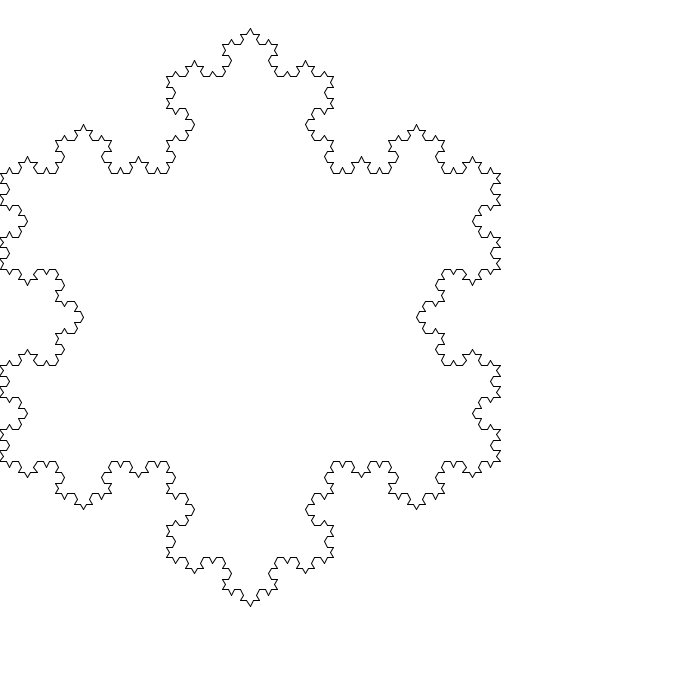
Frame 1 (no input)
Frame 60 (the mouse pressed at the canvas centre just before this capture): identical to frame 1, image omitted
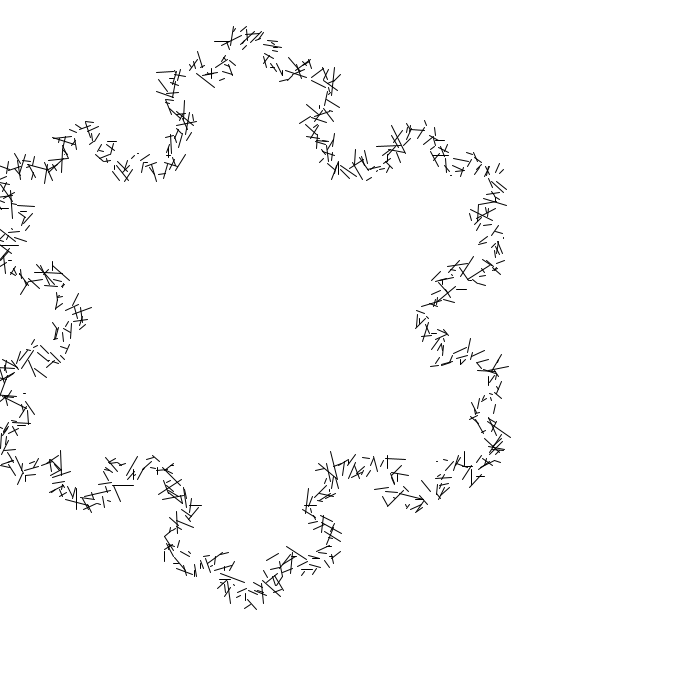
Frame 120 (the mouse held since frame 60 and released just before this capture)

The Processing sketch that drew these frames (run headless with seeded random() and noise(); from frame 60 on, the mouse is pressed at the canvas centre):

// Processing sketch: sketch_160203a
// ── sketch_160203a.pde
class KochLine {
  PVector start;
  PVector end; 

KochLine(PVector a, PVector b) {
	start = a.get();
	end = b.get();

}

void wiggle() {
	PVector vel = PVector.random2D();
	start.add(vel);
	vel = PVector.random2D();
	end.add(vel);
}

void display() {
	stroke(0);
	line(start.x, start.y, end.x, end.y);
}

PVector kochA() {
	return start.get();
}

PVector kochE() {
	return end.get();
}

PVector kochB() {
	PVector v = PVector.sub(end, start);
	v.div(3);
	v.add(start);
	return v;
}

PVector kochD() {
	PVector v = PVector.sub(end, start);
	v.mult(2/3.0);
	v.add(start);
	return v;
}

PVector kochC() {
	PVector a = start.get();

	PVector v = PVector.sub(end, start);
	v.div(3);
	a.add(v);

	v.rotate(-radians(60));
	a.add(v);

	return a;
}

}

ArrayList<KochLine> lines;


void setup() {
	size(700, 700);
	background(255);
	lines = new ArrayList<KochLine>();
	
	PVector a = new PVector(0, 173);
	PVector b = new PVector(500, 173);
	PVector c = new PVector(500/2, 173+500*cos(radians(30)));//思考停止ポイント。あとでやる。
	

	lines.add(new KochLine(a, b));
	lines.add(new KochLine(b, c));
	lines.add(new KochLine(c, a));

	for (int i = 0; i < 4; i++) {
		generate();
	}
}

// void keyPressed() {
// 	if (key == '') {
// 		generate
// 	}
// }

void draw() {
	background(255);
	for(KochLine l : lines) {
		l.display();
	}

	if(mousePressed) {
		for (KochLine l : lines) {
			l.wiggle();
		}
	}
	
}

void generate() {
	ArrayList next = new ArrayList<KochLine>();

	for (KochLine l : lines) {

		PVector a = l.kochA();
		PVector b = l.kochB();
		PVector c = l.kochC();
		PVector d = l.kochD();
		PVector e = l.kochE();

		next.add(new KochLine(a,b));
		next.add(new KochLine(b,c));
		next.add(new KochLine(c,d));
		next.add(new KochLine(d,e));
	}
	lines = next;
}
